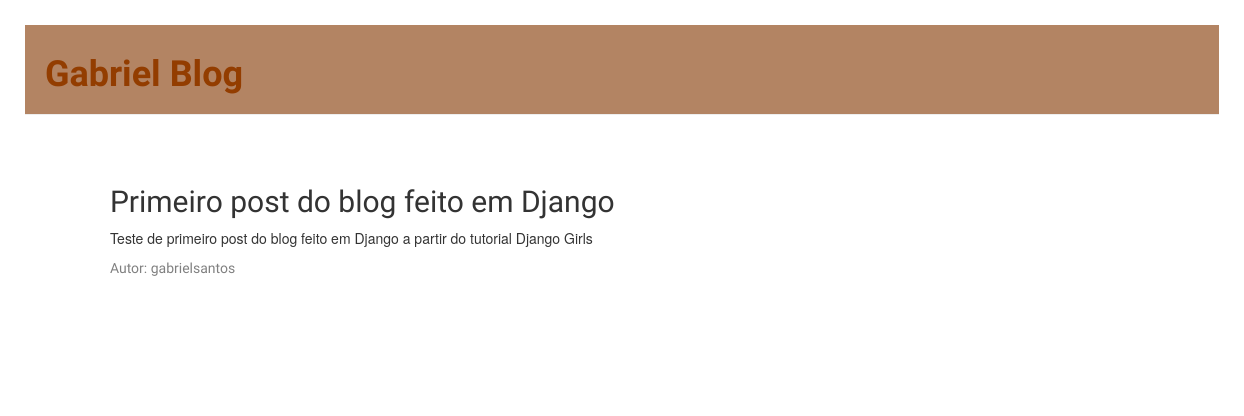
Page /post/6/ on the committed database.
### blog/models.py (models this page shows, shortened)
class Post(models.Model):
    author = models.ForeignKey(settings.AUTH_USER_MODEL, on_delete=models.CASCADE)
    tittle = models.CharField(max_length=200)
    text = models.TextField()
    created_date = models.DateField(default=timezone.now)
    published_date = models.DateField(blank=True, null=True)

### blog/views.py (the view)
# urls.py: path('post/<int:pk>/',views.post_detail, name='post_detail'),
def post_detail(request, pk):
    post = get_object_or_404(Post, pk=pk)
    return render(request,'blog/post_detail.html', {'post':post})

### blog/templates/blog/post_detail.html (shortened to what this page needs)
{% extends 'blog/base.html' %} {% block content %}
<div class="post">
  <h2>{{post.tittle}}</h2>
  <p>{{post.text|linebreaksbr}}</p>
  <p class="author">Autor: {{post.author}}</p>
</div>
{% endblock %}

### blog/static/css/blog.css (style rules this page uses)
body { padding: 2%; }
h1, h2, h3, h4, .author { font-family: "Lobster", cursive; }
.date, .author { color: #808080; }
.post { margin-bottom: 70px; padding: 4%; }

### rows in the picture
Post: tittle "Primeiro post do blog feito em Django", text "Teste de primeiro post do blog feito em Django a partir do tutorial Django Girls", author "gabrielsantos"
